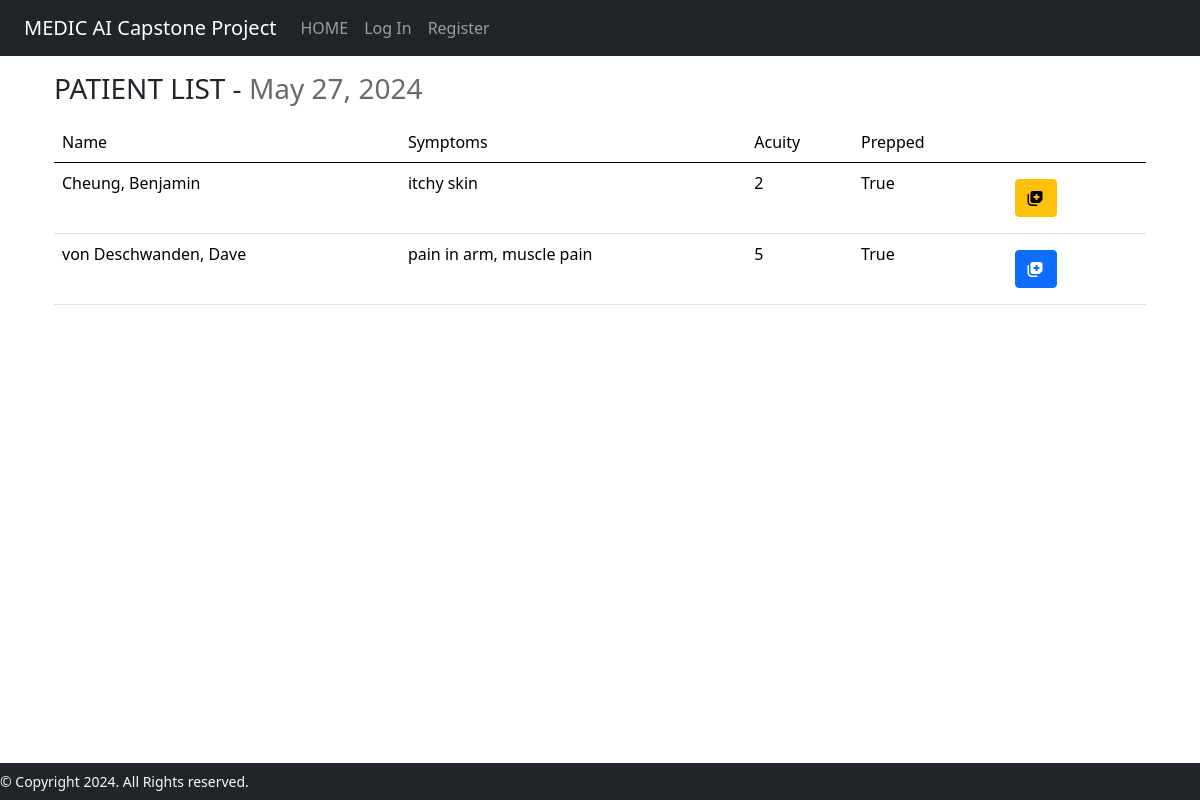
The app's page /patientlist with its own data.
### medicAI/models.py (models this page shows)
class Hospital_Visit(models.Model):
    ACUITY_CHOICES = [
        ('1', '1'),
        ('2', '2'),
        ('3', '3'),
        ('4', '4'),
        ('5', '5'),
    ]
    patient = models.ForeignKey(Patient, on_delete=models.CASCADE)
    symptom_start_date = models.DateField(default=timezone.now, blank=True)
    acuity = models.CharField(max_length=1, choices=ACUITY_CHOICES, default='5')
    temperature = models.DecimalField(
        max_digits=3,
        decimal_places=1,
        null=True,
        blank=True,
        validators=[MinValueValidator(30), MaxValueValidator(45)]
    )
    heart_rate = models.IntegerField(null=True, blank=True)
    prescription = models.CharField(max_length=200, blank=True)
    diagnosis = models.CharField(max_length=200, blank=True)
    seen_nurse = models.BooleanField(default=False)
    er_doctor = models.ForeignKey(User, on_delete=models.CASCADE, null=True)
    symptoms = models.CharField(max_length=500, null=True, blank=True )

class Patient(models.Model):
    BLOOD_TYPE = [
        ('AB+', 'AB+'),
        ('AB-', 'AB-'),
        ('A+', 'A+'),
        ('A-', 'A-'),
        ('B+', 'B+'),
        ('B-', 'B-'),
        ('O+', 'O+'),
        ('O-', 'O-'),
    ]
    SEX_CHOICES = [
        ('Male', 'Male'),
        ('Female', 'Female'),
        ('Other', 'Other'),
    ]
    first_name = models.CharField(max_length=64)
    last_name = models.CharField(max_length=64)
    dob = models.DateField()
    address = models.CharField(max_length=64, blank=True)
    phone_number = models.CharField(max_length=10, blank=True)
    height = models.IntegerField(blank=True)
    weight = models.IntegerField(blank=True)
    sex = models.CharField(max_length=6, choices=SEX_CHOICES)
    ohip = models.CharField(max_length=12)
    blood_type = models.CharField(
        max_length=3,
        choices=BLOOD_TYPE,
        default="",
        blank=True
    )

### medicAI/views.py (the view)
# urls.py: path("patientlist", views.patientlist, name="patientlist"),
def patientlist(request):
    all_hospital_visits = Hospital_Visit.objects.all().order_by('acuity')
    print(all_hospital_visits)
    context = {
        "hospital_visits": all_hospital_visits,
        "date": datetime.today().date()
    }
    return render(request, "medicAI/patientlist.html", context)

### medicAI/templates/medicAI/patientlist.html (shortened to what this page needs)
{% extends "medicAI/layout.html" %}
{% load l10n %}
{% block body %}
    <div class="container">
        <h3 style="margin: 1rem 0;">PATIENT LIST - <span style="color: dimgray;">{{ date|localize }}</span></h3>
        {% if hospital_visits %}
        <table class="table table-hover">
            <thead>
                <tr>
                    <td class="col">Name</td>
                    <td class="col disable-col">Symptoms</td>
                    <td class="col">Acuity</td>
                    <td class="col">Prepped</td>
                    <td class="col"></td>
                </tr>
            </thead>
            {% for visit in hospital_visits %}
            <tr>
                <td>{{ visit.patient.last_name }}, {{ visit.patient.first_name }}</td>
                <td class="disable-col">
                    {% if visit.symptoms %}
                        {{ visit.symptoms }}
                    {% endif %}
                </td>
                <td>{{visit.acuity}}</td>
                <td>{{visit.seen_nurse}}</td>
                <td class=" text-left">
                    {% if visit.acuity == "1" %}
                    <a class="nav-link link-light" href="{% url 'patientinfo' patient_id=visit.patient.id %}">
                        <button type="button" class="btn btn-danger">
                            <i class="fa-solid fa-notes-medical"></i>
                        </button>
                    </a>
                    {% elif visit.acuity > "1" and "4" > visit.acuity %}
                    <a class="nav-link link-light" href="{% url 'patientinfo' patient_id=visit.patient.id %}">
                        <button type="button" class="btn btn-warning">
                            <i class="fa-solid fa-notes-medical"></i>
                        </button>
                    </a>
                    {% else %}
                    <a class="nav-link link-light" href="{% url 'patientinfo' patient_id=visit.patient.id %}">
                        <button type="button" class="btn btn-primary">
                            <i class="fa-solid fa-notes-medical"></i>
                        </button>
                    </a>
                    {% endif %}
                </td>
            </tr>
            {% endfor %}
        </table>
        {% endif %}
    </div>
{% endblock %}

### records on screen
Hospital_Visit: patient.last_name "Cheung", patient.first_name "Benjamin", symptoms "itchy skin", acuity "2", seen_nurse "True"
Hospital_Visit: patient.last_name "von Deschwanden", patient.first_name "Dave", symptoms "pain in arm, muscle pain", acuity "5", seen_nurse "True"
